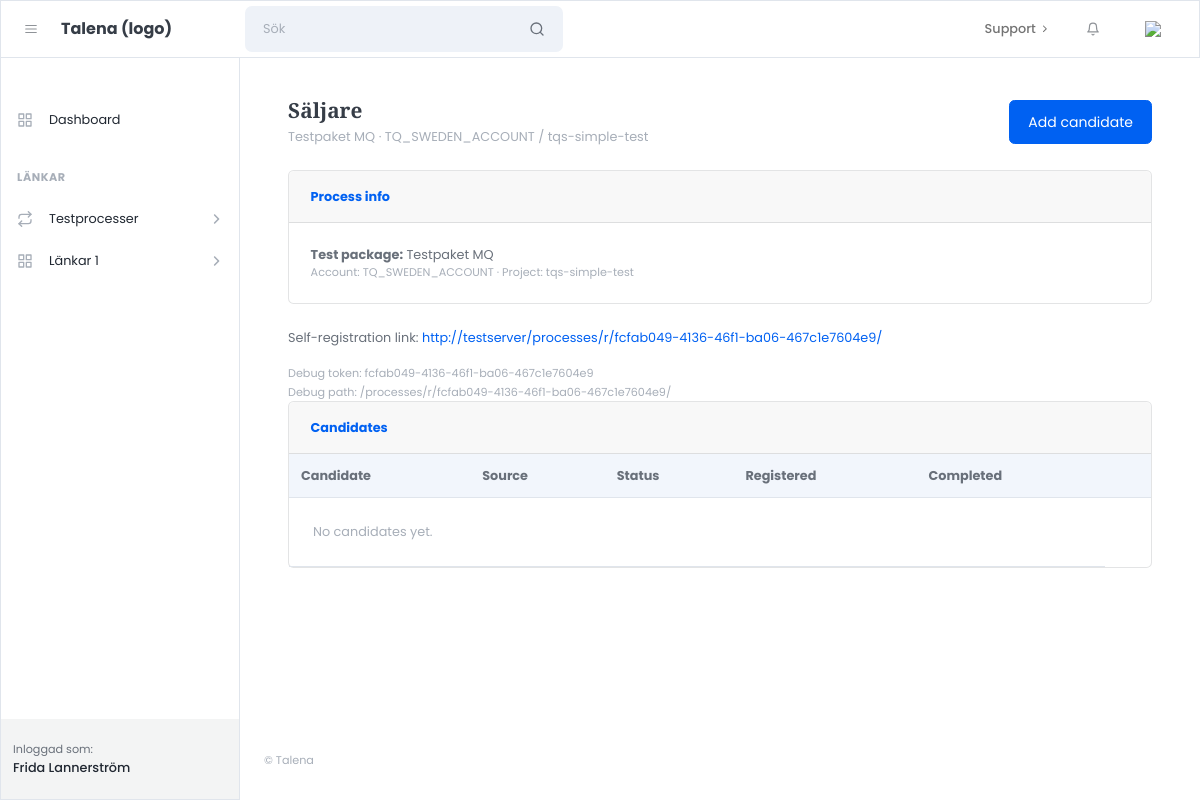
Before: /processes/13/ (signed in) with the older database file.
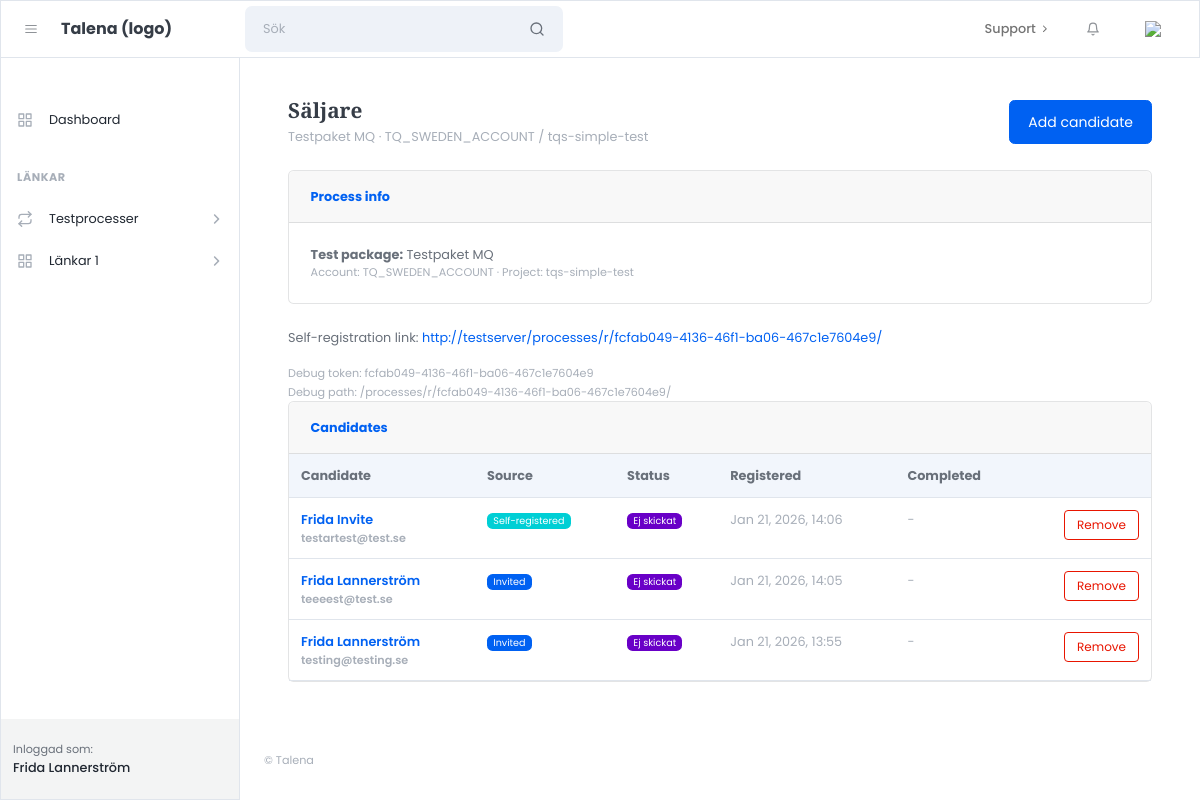
After: the same page with the newer database file.
### apps/processes/models.py (models this page shows, shortened)
class TestInvitation(models.Model):
    STATUS_CHOICES = [
        ("created", "Created"),
        ("sent", "Sent"),
        ("started", "Started"),
        ("completed", "Completed"),
        ("expired", "Expired"),
        ("failed", "Failed"),
    ]
    SOURCE_CHOICES = [
        ("invited", "Invited"),
        ("self_registered", "Self-registered"),
    ]
    def status_label(self):
        return {
            "created": "Ej skickat",
            "sent": "Inbjuden",
            "started": "Påbörjat",
            "completed": "Färdigt",
            "expired": "Utgånget",
            "failed": "Fel",
        }.get(self.status, self.status)
    process = models.ForeignKey("processes.TestProcess", on_delete=models.CASCADE, related_name="invitations")
    candidate = models.ForeignKey("processes.Candidate", on_delete=models.CASCADE, related_name="invitations")
    source = models.CharField(max_length=20, choices=SOURCE_CHOICES, default="invited")
    status = models.CharField(max_length=30, choices=STATUS_CHOICES, default="created")
    invited_at = models.DateTimeField(blank=True, null=True)
    completed_at = models.DateTimeField(blank=True, null=True)
    sova_invitation_id = models.CharField(max_length=255, blank=True, null=True)
    sova_payload = models.JSONField(blank=True, null=True)
    created_at = models.DateTimeField(auto_now_add=True)
    class Meta:
        constraints = [
            models.UniqueConstraint(fields=["process", "candidate"], name="uniq_invitation_per_process")
        ]

class Candidate(models.Model):
    first_name = models.CharField(max_length=80)
    last_name = models.CharField(max_length=80, blank=True)
    email = models.EmailField()
    created_at = models.DateTimeField(auto_now_add=True)
    class Meta:
        constraints = [
            models.UniqueConstraint(fields=["email"], name="uniq_candidate_email")
        ]

### apps/processes/views.py (the view)
# urls.py: path("<int:pk>/", views.process_detail, name="process_detail"),
@login_required
def process_detail(request, pk):
    process = get_object_or_404(TestProcess, pk=pk, created_by=request.user)
    invitations = (
        process.invitations
        .select_related("candidate")
        .order_by("-created_at")
    )
    return render(request, "customer/processes/process_detail.html", {
        "process": process,
        "invitations": invitations,
    })

### apps/processes/models.py (called while the page is built)
    def get_self_registration_url(self):
                    return reverse("processes:self_register", kwargs={"token": str(self.self_registration_token)})

### templates/customer/processes/process_detail.html (shortened to what this page needs)
{% extends "customer/core/layouts/customer_base.html" %}
{% block content %}
<div class="container-fluid px-4">
  <div class="d-flex align-items-center justify-content-between mb-4">
    <div>
      <h1 class="h3 mb-1">{{ process.name }}</h1>
      <div class="text-muted">
        {{ process.project_name_snapshot }} · {{ process.account_code }} / {{ process.project_code }}
      </div>
    </div>
    <a class="btn btn-primary" href="{% url 'processes:process_add_candidate' process.id %}">
      Add candidate
    </a>
  </div>
  <div class="card mb-4">
    <div class="card-header"><strong>Process info</strong></div>
    <div class="card-body">
      <div><strong>Test package:</strong> {{ process.project_name_snapshot }}</div>
      <div class="text-muted small">Account: {{ process.account_code }} · Project: {{ process.project_code }}</div>
    </div>
  </div>
{% with reg_path=process.get_self_registration_url %}
  <p>
    Self-registration link:
    <a href="{{ request.scheme }}://{{ request.get_host }}{{ reg_path }}">
      {{ request.scheme }}://{{ request.get_host }}{{ reg_path }}
    </a>
  </p>
  <small class="text-muted">
    Debug token: {{ process.self_registration_token }}<br>
    Debug path: {{ reg_path }}
  </small>
{% endwith %}
 <div class="card">
  <div class="card-header"><strong>Candidates</strong></div>
  <div class="card-body p-0">
    <div class="table-responsive">
      <table class="table mb-0">
        <thead class="bg-light">
          <tr>
            <th>Candidate</th>
            <th>Source</th>
            <th>Status</th>
            <th>Registered</th>
            <th>Completed</th>
            <th></th>
          </tr>
        </thead>
        <tbody>
  {% for inv in invitations %}
    <tr>
      <td class="fw-semibold">
        <a href="{% url 'processes:process_candidate_detail' process.id inv.candidate.id %}"
           class="text-decoration-none fw-semibold">
          {{ inv.candidate.first_name }} {{ inv.candidate.last_name }}
        </a>
        <div class="small text-muted">{{ inv.candidate.email }}</div>
      </td>
      <td>
        {% if inv.source == "self_registered" %}
          <span class="badge bg-info">Self-registered</span>
        {% else %}
          <span class="badge bg-primary">Invited</span>
        {% endif %}
      </td>
      <td>
        <span class="badge bg-secondary">{{ inv.status_label }}</span>
      </td>
      <td class="text-muted">
        {{ inv.invited_at|default:inv.created_at|date:"M j, Y, H:i" }}
      </td>
      <td class="text-muted">{{ inv.completed_at|default:"-" }}</td>
      <td class="text-end">
  <form method="post"
        action="{% url 'processes:remove_candidate_from_process' process.id inv.candidate.id %}"
        style="display:inline;">
    <button type="submit" class="btn btn-sm btn-outline-danger"
            onclick="return confirm('Remove this candidate from the process?');">
      Remove
    </button>
  </form>
</td>
    </tr>
  {% empty %}
    <tr>
      <td colspan="5" class="p-4 text-muted">No candidates yet.</td>
    </tr>
  {% endfor %}
</tbody>
      </table>
    </div>
  </div>
</div>
</div>
{% endblock %}

Changed rows visible on the page:
added TestInvitation: candidate.first_name "Frida", candidate.last_name "Invite", candidate.email "testartest@test.se", source "Self-registered", status_label "Ej skickat", invited_at "Jan 21, 2026, 14:06", completed_at "-"
added TestInvitation: candidate.first_name "Frida", candidate.last_name "Lannerström", candidate.email "teeeest@test.se", source "Invited", status_label "Ej skickat", invited_at "Jan 21, 2026, 14:05", completed_at "-"
added TestInvitation: candidate.first_name "Frida", candidate.last_name "Lannerström", candidate.email "testing@testing.se", source "Invited", status_label "Ej skickat", invited_at "Jan 21, 2026, 13:55", completed_at "-"
Other visible differences:
text no longer shown: "No candidates yet."
